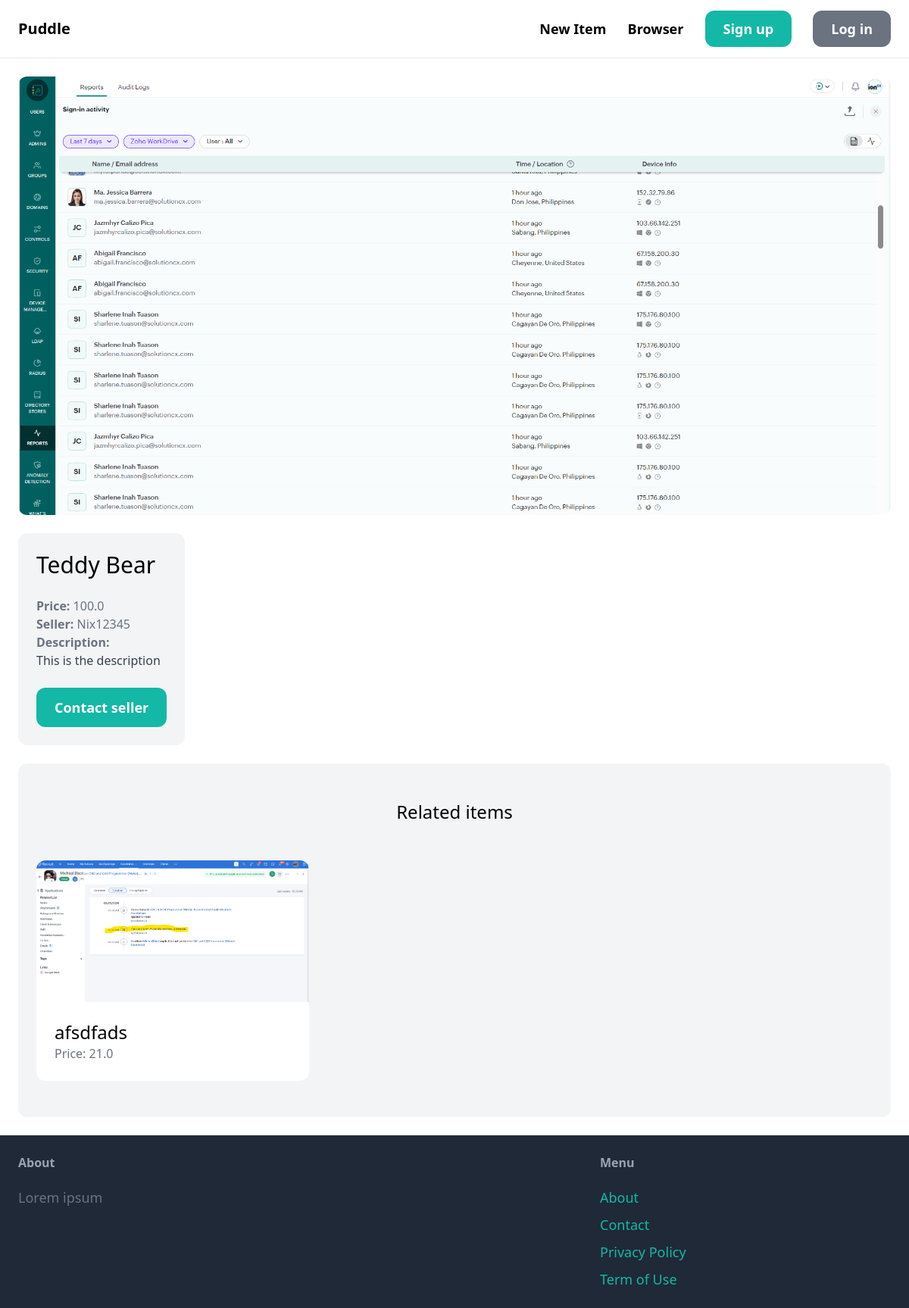
Screenshot of /item/1/ with the database file from the repository.
### item/models.py (models this page shows, shortened)
class Item(models.Model):
    category = models.ForeignKey(Category, related_name='items', on_delete=models.CASCADE)
    name = models.CharField(max_length=255)
    description = models.TextField(blank=True, null=True)
    price = models.FloatField()
    image = models.ImageField(upload_to='item_images', blank=True, null=True)
    is_sold = models.BooleanField(default=False)
    created_by = models.ForeignKey(User, related_name='items', on_delete=models.CASCADE)
    created_at = models.DateTimeField(auto_now_add=True)

### item/views.py (the view)
# urls.py: path('<int:pk>/', views.detail, name='detail'),
def detail(request, pk):
    item = get_object_or_404(Item, pk=pk)
    related_items = Item.objects.filter(category=item.category, is_sold=False).exclude(pk=pk)[0:3]
    context = {
        'item': item,
        'related_items': related_items
    }
    return render(request, 'item/detail.html', context=context)

### item/templates/item/detail.html (shortened to what this page needs)
{% extends 'core/base.html' %}
{% block content %}
<div class="grid grid-col-5 gap-6">
    <div class="col-span-3">
        <img src="{{ item.image.url }}" class="rounded-xl">
    </div>
    <div class="col-span-2 p-6 bg-gray-100 rounded-xl">
        <h1 class="mb-6 text-3xl">{{ item.name }}</h1>
        <p class="text-gray-500"><strong>Price: </strong>{{ item.price }}</p>
        <p class="text-gray-500"><strong>Seller: </strong>{{ item.created_by.username }}</p>
        {% if item.description %}
        <p class="text-gray-700">
            <strong class="text-gray-500">Description:</strong><br>
            {{ item.description }}
        </p>
        {% endif %}
        {% if request.user == item.created_by %}
            <div class="mt-6 p-6 bg-white rounded-xl">
                <p>This is your item!</p>
                <a href="{% url 'item:edit' item.id %}" class="inline-block mt-6 px-6 py-3 text-lg font-semibold bg-teal-500 text-white rounded-xl">Edit</a>
                <a href="{% url 'item:delete' item.id %}" class="inline-block mt-6 px-6 py-3 text-lg font-semibold bg-red-500 text-white rounded-xl">Delete</a>
            </div>
        {% else %}
        <a href="{% url 'conversation:new' item.id %}" class="inline-block mt-6 px-6 py-3 text-lg font-semibold bg-teal-500 text-white hover:bg-teal-700 rounded-xl">Contact seller</a>
        {% endif %}
    </div>
</div>
<div class="mt-6 px-6 py-12 bg-gray-100 rounded-xl">
    <h2 class="mb-12 text-2xl text-center">Related items</h2>
    <div class="grid grid-cols-3 gap-3">
        <ul>
            {% for item in related_items %}
                <a href ="{% url 'item:detail' item.id %}">
                    <div>
                        <img src="{{ item.image.url }}" class="rounded-t-xl">
                    </div>
                    <div class="p-6 bg-white rounded-b-xl">
                        <h2 class="text-2xl">{{ item.name }}</h2>
                        <p class="text-gray-500">Price: {{ item.price }}</p>
                    </div>
                </a>
            {% endfor %}
        </ul>
    </div>
</div>
{% endblock %}

### rows the page displays
Item: image (picture), name "Teddy Bear", price "100.0", created_by.username "Nix12345", description "This is the description"
Item: image (picture), name "afsdfads", price "21.0"
